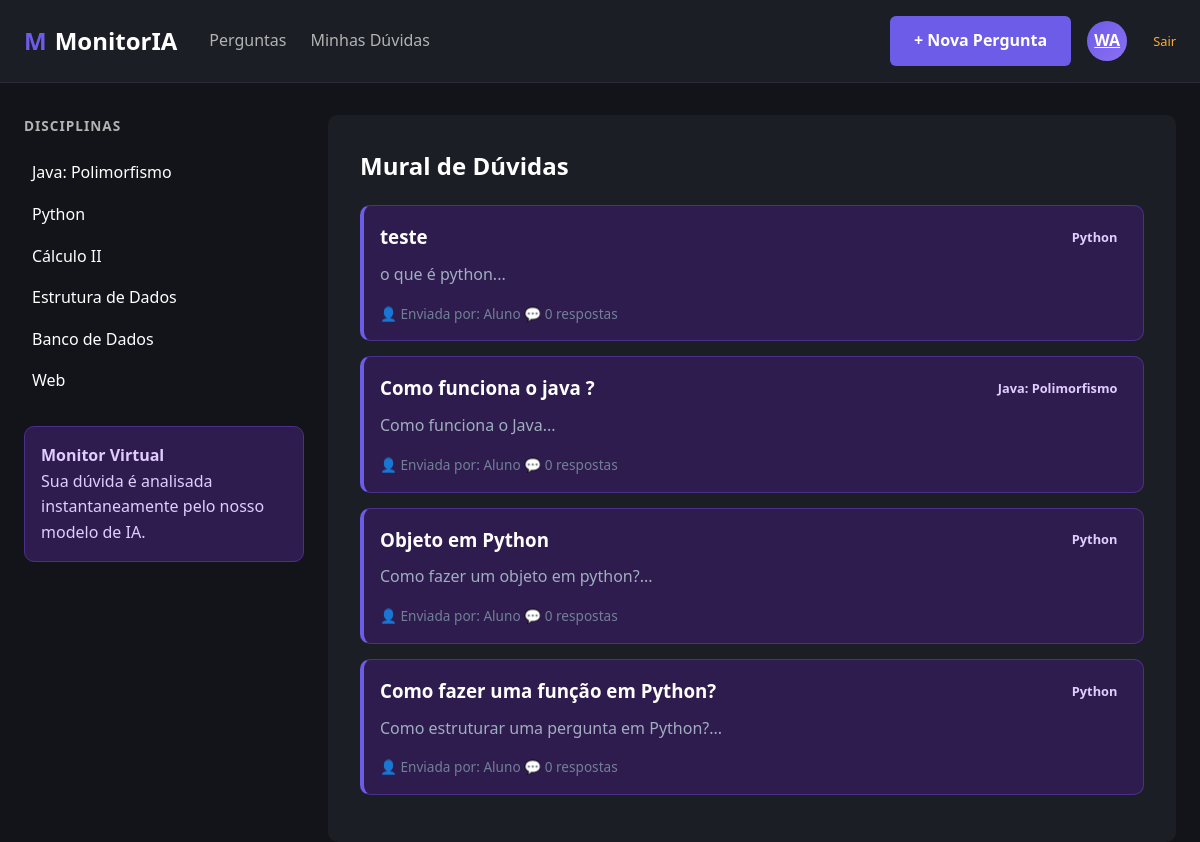
The app's page / (signed in) with its own data.
### modelos/entidades.py (models this page shows)
class Pergunta(banco.Model):
    __tablename__ = 'perguntas'
    id = banco.Column(banco.Integer, primary_key=True)
    titulo = banco.Column(banco.String(200), nullable=False)
    corpo = banco.Column(banco.Text, nullable=False)
    disciplina = banco.Column(banco.String(100), nullable=False)
    usuario_id = banco.Column(banco.Integer, banco.ForeignKey('usuarios.id'), nullable=False)
    data_criacao = banco.Column(banco.DateTime, default=datetime.utcnow)
    respostas = banco.relationship('Resposta', backref='pergunta', lazy=True)

### controles/rotas_perguntas.py (the view)
@blueprint_perguntas.route('/')
def base():
    lista_de_perguntas = servico.listar_todas()
    return render_template('home.html',
                           perguntas=lista_de_perguntas,
                           disciplinas=servico.listar_disciplinas())

### repositorios/repositorio_pergunta.py (called while the page is built)
    def buscar_todas(self) -> list[Pergunta]:
        return Pergunta.query.order_by(Pergunta.data_criacao.desc()).all()

### servicos/servico_pergunta.py (called while the page is built)
    def listar_todas(self) -> list[Pergunta]:
        return self.repositorio.buscar_todas()

    def listar_disciplinas(self) -> list[str]:
        return ["Java: Polimorfismo", "Python", "Cálculo II", "Estrutura de Dados", "Banco de Dados", "Web"]

### templates/home.html (shortened to what this page needs)
{% extends 'base.html' %}
{% block content %}
<h2 style="color: white; margin-bottom: 20px;">Mural de Dúvidas</h2>
{% if perguntas %}
    {% for pergunta in perguntas %}
        <div class="box-ia" style="margin-bottom: 15px; border-left: 4px solid var(--roxo-principal);">
            <div style="display: flex; justify-content: space-between; align-items: center;">
                <h3 style="margin: 0;">
                    <a href="{{ url_for('perguntas.ver_pergunta', id=pergunta.id) }}" style="color: white; text-decoration: none;">
                        {{ pergunta.titulo }}
                    </a>
                </h3>
                <span class="badge">{{ pergunta.disciplina }}</span>
            </div>
            <p style="color: #a0aec0; margin-top: 10px;">{{ pergunta.corpo[:120] }}...</p>
            <div style="margin-top: 15px; font-size: 0.85rem; color: #718096;">
                <span>👤 Enviada por: {{ pergunta.usuario.nome if pergunta.usuario else 'Aluno' }}</span>
                <span>💬 {{ pergunta.respostas|length }} respostas</span>
            </div>
        </div>
    {% endfor %}
{% else %}
    <div class="box-ia" style="text-align: center;">
        <p>Não há perguntas registradas no momento.</p>
    </div>
{% endif %}
{% endblock %}

### static/css/estilos.css (style rules this page uses)
:root { --bg-fundo: #12141a; --bg-card: #1c1e26; --bg-ia: #2e1c4e; --texto-principal: #ffffff; --texto-secundario: #b3b3b3; --texto-ia: #e1ccff; --roxo-principal: #6c5ce7; --roxo-hover: #5a4bcf; --roxo-badge: #d1b1ff; --verde-resolvido: #4ade80; --laranja-alerta: #ffac33; --gap-padrao: 1.5rem; --raio-padrao: 10px; }
* { box-sizing: border-box; margin: 0; padding: 0; }
body { font-family: 'Segoe UI', Tahoma, Geneva, Verdana, sans-serif; background-color: var(--bg-fundo); color: var(--texto-principal); line-height: 1.6; }
.box-ia { background-color: var(--bg-ia); border: 1px solid #4a2f8c; border-radius: var(--raio-padrao); padding: 1rem; color: var(--texto-ia); }
.badge { display: inline-flex; align-items: center; gap: 0.4rem; padding: 0.45rem 0.75rem; border-radius: 999px; font-size: 0.9rem; font-weight: 600; }
.badge { padding: 0.2rem 0.6rem; border-radius: 4px; font-size: 0.8rem; font-weight: 600; }

### records on screen
Pergunta: titulo "teste", disciplina "Python", corpo "o que é python", usuario "Aluno", respostas|length "0"
Pergunta: titulo "Como funciona o java ?", disciplina "Java: Polimorfismo", corpo "Como funciona o Java", usuario "Aluno", respostas|length "0"
Pergunta: titulo "Objeto em Python", disciplina "Python", corpo "Como fazer um objeto em python?", usuario "Aluno", respostas|length "0"
Pergunta: titulo "Como fazer uma função em Python?", disciplina "Python", corpo "Como estruturar uma pergunta em Python?", usuario "Aluno", respostas|length "0"

### other values on screen
{{ session.get('usuario_nome')[:2] | upper }} "WA"
{{ disc }} "Java: Polimorfismo" "Python" "Cálculo II" "Estrutura de Dados" "Banco de Dados" "Web"
